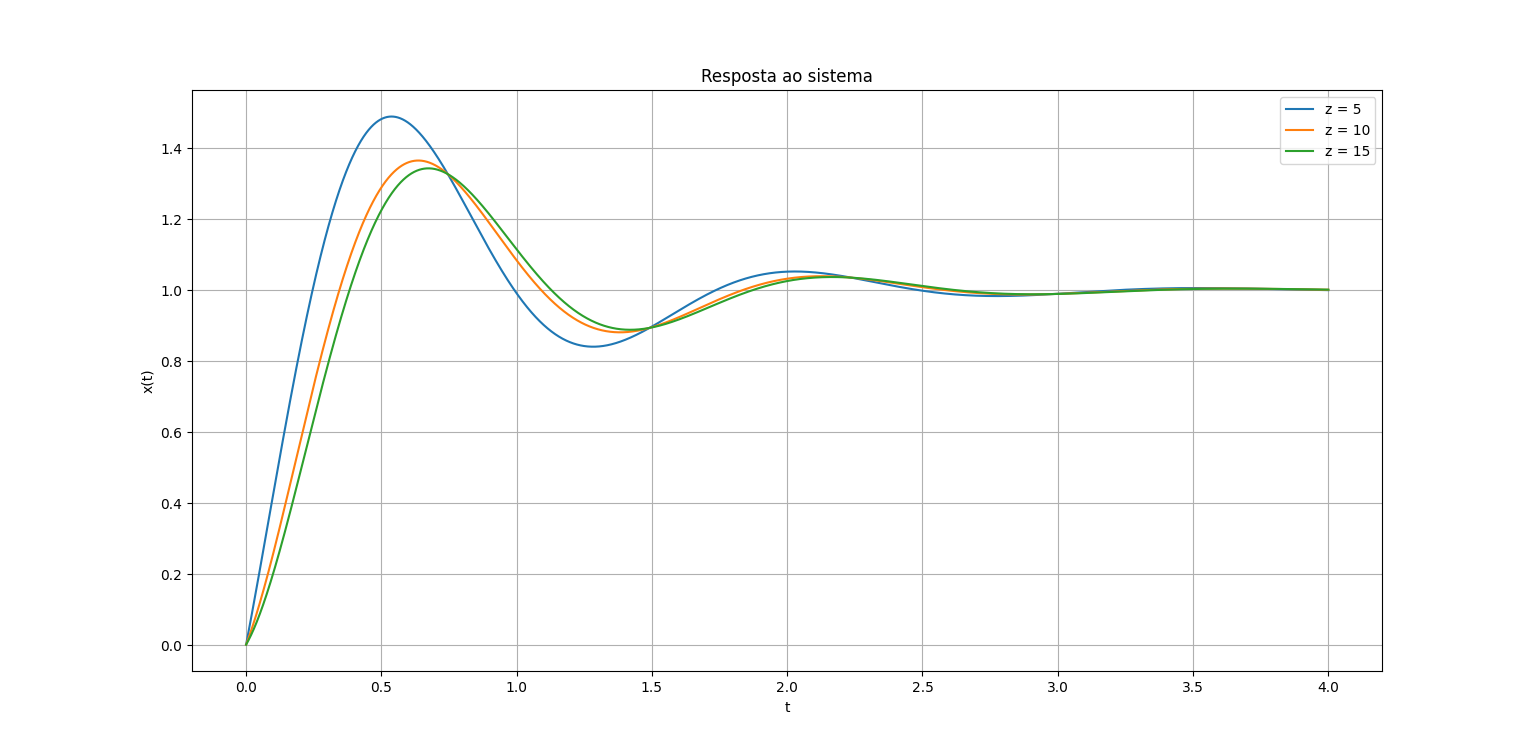

The script that drew this image:
# 1. Importar as bibliotecas necessárias
import numpy as np
import matplotlib.pyplot as plt
import control as ctl

# 2. Definir a função de transferência do sistema
sys = []
labels = []  # Lista para armazenar os rótulos das linhas
for z in [5, 10, 15]:
    num = [20/z, 20] # numerador da função de transferência
    den = [1, 3, 20] # denominador da função de transferência
    sys.append(ctl.TransferFunction(num, den)) # criar o objeto que representa o sistema
    labels.append(f'z = {z}')  # Adiciona o rótulo do sistema atual à lista de rótulos

# 3. Definir os valores de tempo para simulação
t = np.linspace(0, 4, 10000) # valores de tempo de 0 a 40 segundos

# 4. Obter a resposta ao degrau unitário usando a função `step()`
t0, y0 = ctl.step_response(sys[0], t) # obter a resposta ao degrau unitário
t1, y1 = ctl.step_response(sys[1], t) # obter a resposta ao degrau unitário
t2, y2 = ctl.step_response(sys[2], t) # obter a resposta ao degrau unitário

# 5. Plotar o gráfico usando a biblioteca `matplotlib`
plt.plot(t, y0, label=labels[0]) # plotar o gráfico da resposta ao degrau unitário
plt.plot(t, y1, label=labels[1]) # plotar o gráfico da resposta ao degrau unitário
plt.plot(t, y2, label=labels[2]) # plotar o gráfico da resposta ao degrau unitário

plt.xlabel('t') # definir o rótulo do eixo x
plt.ylabel('x(t)') # definir o rótulo do eixo y
plt.title(f'Resposta ao sistema') # definir o título do gráfico
plt.grid() # adicionar a grade ao gráfico
plt.legend()  # Adiciona a legenda às linhas
plt.show() # mostrar o gráfico na tela
